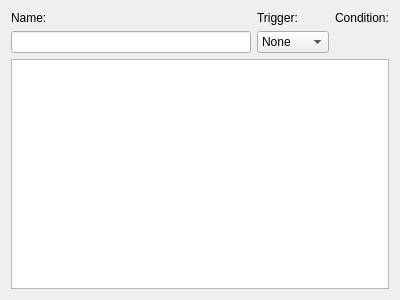
<?xml version="1.0" encoding="UTF-8"?>
<ui version="4.0">
 <class>EditCommonEvents</class>
 <widget class="QWidget" name="EditCommonEvents">
  <property name="geometry">
   <rect>
    <x>0</x>
    <y>0</y>
    <width>400</width>
    <height>300</height>
   </rect>
  </property>
  <property name="windowTitle">
   <string>Form</string>
  </property>
  <layout class="QGridLayout" name="gridLayout_2">
   <item row="0" column="0">
    <layout class="QGridLayout" name="gridLayout">
     <item row="0" column="1">
      <widget class="QLabel" name="label_2">
       <property name="text">
        <string>Trigger:</string>
       </property>
      </widget>
     </item>
     <item row="0" column="0">
      <widget class="QLabel" name="label">
       <property name="text">
        <string>Name:</string>
       </property>
      </widget>
     </item>
     <item row="0" column="2">
      <widget class="QLabel" name="label_3">
       <property name="text">
        <string>Condition:</string>
       </property>
      </widget>
     </item>
     <item row="1" column="0">
      <widget class="QLineEdit" name="line_name"/>
     </item>
     <item row="1" column="1">
      <widget class="QComboBox" name="combo_trigger">
       <item>
        <property name="text">
         <string>None</string>
        </property>
       </item>
       <item>
        <property name="text">
         <string>Autorun</string>
        </property>
       </item>
       <item>
        <property name="text">
         <string>Parallel</string>
        </property>
       </item>
      </widget>
     </item>
     <item row="1" column="2">
      <widget class="SwitchVariableWidget" name="switch_widget" native="true">
       <property name="enabled">
        <bool>false</bool>
       </property>
      </widget>
     </item>
    </layout>
   </item>
   <item row="1" column="0">
    <widget class="QListView" name="list"/>
   </item>
  </layout>
 </widget>
 <customwidgets>
  <customwidget>
   <class>SwitchVariableWidget</class>
   <extends>QWidget</extends>
   <header>dialogs/switchvariablewidget.h</header>
   <container>1</container>
  </customwidget>
 </customwidgets>
 <tabstops>
  <tabstop>line_name</tabstop>
  <tabstop>combo_trigger</tabstop>
  <tabstop>list</tabstop>
 </tabstops>
 <resources/>
 <connections/>
</ui>
